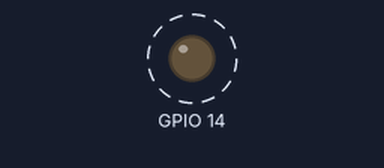
The program below on a simulated ESP32. Shown: output pins drawn as LEDs (lit = HIGH). Dashed ring = blinking. WiFi joins after 1.5 s; servers stay silent unless stated; what the program prints to the serial monitor is not drawn.

Above: at 1.55 s.
Timing chart, 0 to 4.5 s (numbered marks = the images above):
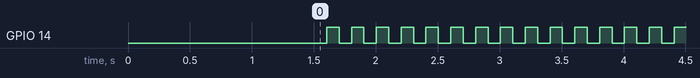

Measured:
- by itself, GPIO 14: alternates HIGH for 0.10 s and LOW for 0.10 s

The program:

main.cpp
```cpp
#include <Arduino.h>
#include <ArduinoOTA.h>

#include <WiFi.h>
#include <ESPmDNS.h>
#include <WiFiUdp.h>

const char* ssid = "valhalla";
const char* password = "pacoflaco";
bool high = false;

void setup() {
  Serial.begin(115200);

  WiFi.mode(WIFI_STA);
  WiFi.begin(ssid, password);

  pinMode(GPIO_NUM_14, OUTPUT);

  while(!Serial);

  while (WiFi.waitForConnectResult() != WL_CONNECTED) {
    Serial.println("Connection Failed! Rebooting...");
    delay(5000);
    ESP.restart();
  }

  ArduinoOTA.onStart([]() {
    String type;
    if (ArduinoOTA.getCommand() == U_FLASH) {
      type = "sketch";
    } else { // U_FS
      type = "filesystem";
    }

    // NOTE: if updating FS this would be the place to unmount FS using FS.end()
    Serial.println("Start updating " + type);
  });
  ArduinoOTA.onEnd([]() {
    Serial.println("\nEnd");
  });
  ArduinoOTA.onProgress([](unsigned int progress, unsigned int total) {
    Serial.printf("Progress: %u%%\r", (progress / (total / 100)));
  });
  ArduinoOTA.onError([](ota_error_t error) {
    Serial.printf("Error[%u]: ", error);
    if (error == OTA_AUTH_ERROR) {
      Serial.println("Auth Failed");
    } else if (error == OTA_BEGIN_ERROR) {
      Serial.println("Begin Failed");
    } else if (error == OTA_CONNECT_ERROR) {
      Serial.println("Connect Failed");
    } else if (error == OTA_RECEIVE_ERROR) {
      Serial.println("Receive Failed");
    } else if (error == OTA_END_ERROR) {
      Serial.println("End Failed");
    }
  });

  ArduinoOTA.begin();
  Serial.println("Ready");
  Serial.print("IP address: ");
  Serial.println(WiFi.localIP());
  Serial.print("mac: ");
  Serial.println(WiFi.macAddress());
}

void loop() {
  ArduinoOTA.handle();
  Serial.printf("State:%d\n", high);


  digitalWrite(GPIO_NUM_14, high?LOW:HIGH);
  digitalWrite(GPIO_NUM_14, high?HIGH:LOW);
  high = !high;
  delay(100);
}
```
